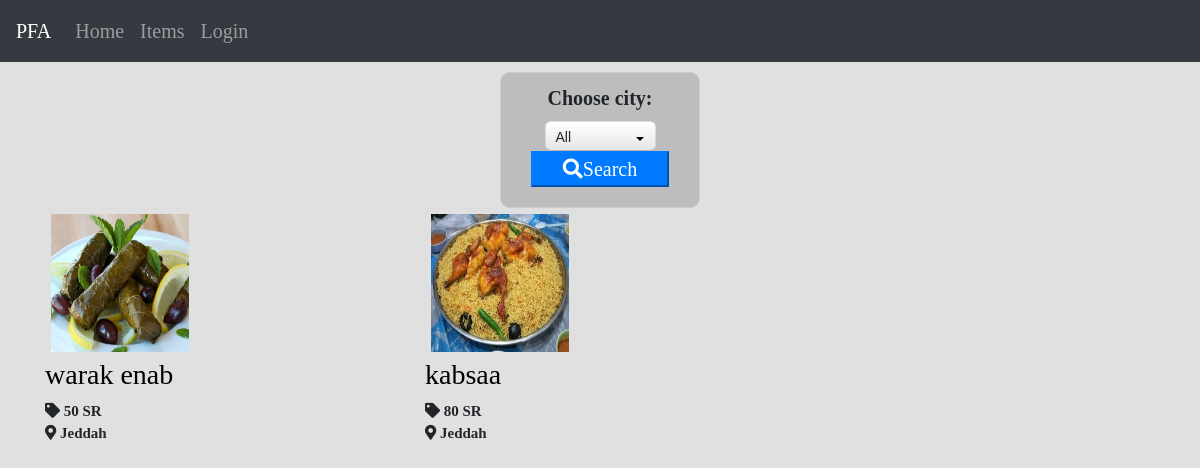
Screenshot of /homepage.php?do=cooking with the database file from the repository.
### tables this page shows
CREATE TABLE `items` (
  `ID` int(11) NOT NULL,
  `Name` varchar(255) NOT NULL,
  `Description` varchar(255) NOT NULL,
  `Price` int(11) NOT NULL,
  `Date` date NOT NULL,
  `City` varchar(255) NOT NULL,
  `img` varchar(255) NOT NULL,
  `Cat_ID` int(11) NOT NULL,
  `Member_ID` int(11) NOT NULL
);

### homepage.php (the view, shortened to what this page needs)
<?php
include 'include.php';
$do='';
if (isset($_GET['do'])){
    $do=$_GET['do'];
} else {
$do='manage'; }
if($do=='manage'){ ?>
<h1 class="text-center"> <strong>Productive Families Area</strong></h1>
<div class="container cat">
    <div class="row">
  <div class="col-sm"><h1>Drinks</h1>
        <a href="homepage.php?do=drinks"><img src="image/drinks.png"/></a></div>
  <div class="col-sm"><h1>Cooking</h1>
        <a href="homepage.php?do=cooking"><img src="image/coock.png"/></a></div>
  <div class="col-sm"><h1>Desserts</h1>
        <a href="homepage.php?do=dessert"><img src="image/dessert.png"/></a></div>
   </div>
<div class="row rows">
  <div class="col-sm-4"><h1 class="title">Accessories</h1>
        <a href="homepage.php?do=accessories" class="acce"><img src="image/accessories.jpg"/></a></div>
  <div class="col-sm-4 knit"><h1>Knitting</h1>
        <a href="homepage.php?do=Knitting"><img src="image/Knitting.jpg"/></a></div>
</div>
</div>
<footer class="page-footer font-small black">
  <div class="footer-copyright text-center py-3">© 2019 Copyright: PFA
  </div>
</footer>
<?php
}elseif ($do=='cooking') {
if (isset($_POST["city"]) && $_POST['city']!='All' )
{
$city =$_POST["city"];
$stmt=$connect->prepare("SELECT * FROM items where City ='$city' AND Cat_ID=1");
$cooking=$stmt->rowCount();
}else
    $stmt=$connect->prepare("SELECT * FROM items WHERE Cat_ID=1");
    $stmt->execute();
    $cooking=$stmt->fetchAll();
?>
<div class="row">
    <div class="col-sm">
        <div class="text-center color">
            <form method="post" action="" >
                <label><strong> Choose city: </strong></label>
                    <select  name="city" class="select">
                    </select>
<div class="row">
    <div class="col">
        <button type="submit" class="btn-primary search">
            <i class="fa fa-search"></i>Search</button>
    </div>
</div>
            </form>
         </div>
    </div>
</div>
<?php
    echo '<div class="container">';
    echo '<div class="row">';
    foreach ($cooking as $cook) {
    echo '<div class="col-sm-6 col-md-4">';
    echo '<div class="thumbnail item-box">';
       echo "<img src='admin/upload/" . $cook['img']."'/>";
    echo '<div class="caption">';
        echo "<a href='items.php?do=disp&itemid=".$cook['ID']."'><h3>" . $cook['Name']  .       "</a></h3>";
        echo '<p><i class="fas fa-tag"> '   . $cook['Price'] ." SR" .  '</i></p>';
        echo '<p><i class="fas fa-map-marker-alt"> ' . $cook['City']  .       '</i></p>';
    echo '</div>';
    echo '</div>';
    echo '</div>';
    }
    echo '</div>';
    echo '</div>';
}else{
    header('Location:categories.php');
}

### css/frontend.css (style rules this page uses)
.text-center { margin-top: 30px; }
img { border: 1px solid #ddd; border-radius: 4px; padding: 5px; width: 150px; height: 150px; }
a { color:black; }
p { margin-top: 0; margin-bottom: 0rem; }
.item-box .caption { font-size: 15px; }
.color { font-size: 20px; border: 1px solid #ccc; padding: 10px; background-color: #BDBDBD; border-radius: 10px; margin-top: 10px; padding-bottom: 20px; margin-left: 500px; margin-right: 500px; }
.search { padding-right: 30px; padding-left: 30px; }

### rows the page displays
items: img (picture), Name "warak enab", Price "50", City "Jeddah"
items: img (picture), Name "kabsaa", Price "80", City "Jeddah"
